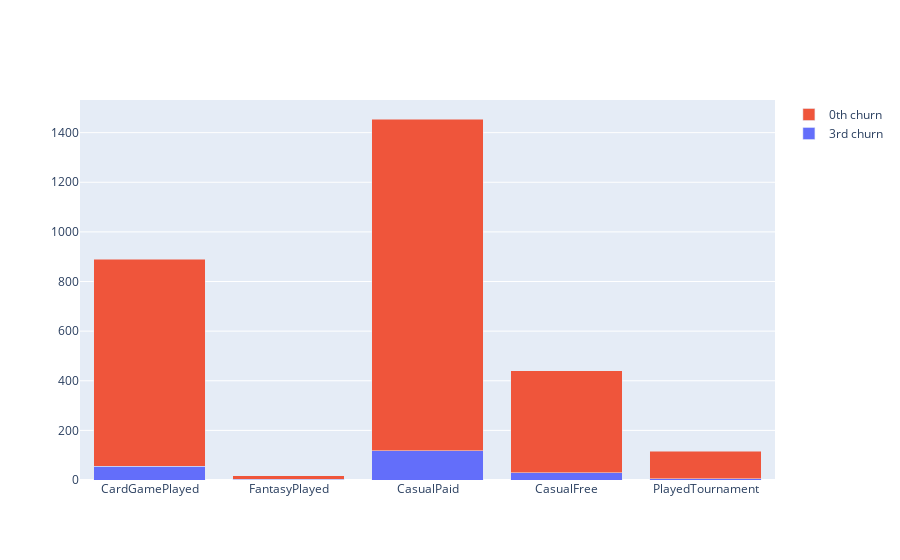

Notebook cell for this chart:
### Code cell
DATA0 = Data0[(Data0['WalletBalance']>=2) & (Data0['TotalGamePlayed_2'] <= 1)]
DATA3 = Data3[(Data3['WalletBalance'] >= 2) & (Data3['TotalGamePlayed_2'] <= 1)]
temp1 = pd.DataFrame(DATA0[['CardGamePlayed','FantasyPlayed','CasualPaid','CasualFree','PlayedTournament']].sum())
temp2 = pd.DataFrame(DATA3[['CardGamePlayed','FantasyPlayed','CasualPaid','CasualFree','PlayedTournament']].sum())
final1 = temp1.reset_index()
final2 = temp2.reset_index()
Header = final1['index'].to_list()
value_played = final1[0].to_list()
df0=pd.DataFrame({'Header':Header, 'Total Users Played':value_played})
Header = final2['index'].to_list()
value_played = final2[0].to_list()
df3=pd.DataFrame({'Header':Header, 'Total Users Played':value_played}) 
x = Header
y0=df0['Total Users Played']
y3=df3['Total Users Played']
plot = go.Figure(data=[go.Bar(name = '3rd churn',x = x,y = y3),go.Bar(name = '0th churn',x = x,y = y0)])
plot.update_layout(barmode='stack')                  
plot.show()

### Figure 1 — Plotly figure (JSON) as saved in the notebook; plotly's stock layout.template omitted (floating-point values rounded to 4 significant figures)
{"data": [{"name": "3rd churn", "type": "bar", "x": ["CardGamePlayed", "FantasyPlayed", "CasualPaid", "CasualFree", "PlayedTournament"], "y": [55, 3, 118, 29, 6]}, {"name": "0th churn", "type": "bar", "x": ["CardGamePlayed", "FantasyPlayed", "CasualPaid", "CasualFree", "PlayedTournament"], "y": [835, 14, 1337, 411, 109]}], "layout": {"barmode": "stack"}}
